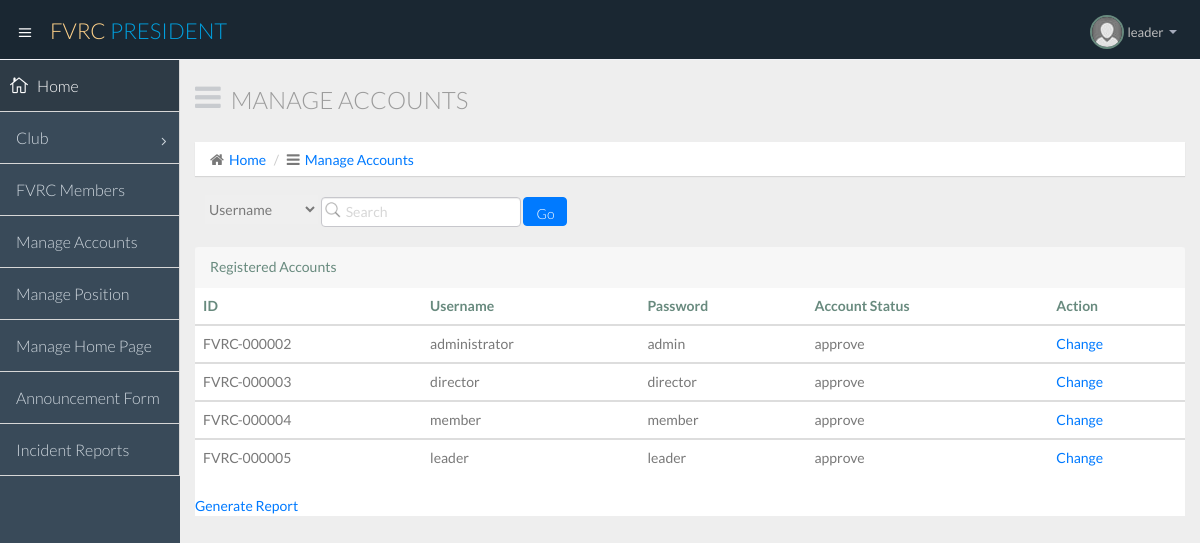
Screenshot of /manage_accounts.php (signed in) with the database file from the repository.
### tables this page shows
CREATE TABLE IF NOT EXISTS `accounts` (
  `id_no` varchar(15) NOT NULL,
  `username` varchar(25) NOT NULL,
  `password` varchar(25) NOT NULL,
  `account_status` varchar(25) NOT NULL,
  `position` text NOT NULL,
  `club_name` varchar(25) NOT NULL
);

### manage_accounts.php (the view, shortened to what this page needs)
<!DOCTYPE html>
<html lang="en">
  <head>
    <link href="css/bootstrap.min.css" rel="stylesheet">
    <link href="css/bootstrap-theme.css" rel="stylesheet">
    <link href="css/elegant-icons-style.css" rel="stylesheet" />
    <link href="css/font-awesome.min.css" rel="stylesheet" />
    <link href="css/style.css" rel="stylesheet">
    <link href="css/style-responsive.css" rel="stylesheet" />
  </head>
  <body>
  <section id="container" class="">
    <?php include'header_navigator_user.php'; ?>
    <?php include'sidebar_president.php'; ?>
      <section id="main-content">
          <section class="wrapper">
		  <div class="row">
				<div class="col-lg-12">
					<h3 class="page-header"><i class="fa fa fa-bars"></i> Manage Accounts</h3>
					<ol class="breadcrumb">
						<li><i class="fa fa-home"></i><a href="fvrc_president_login.php">Home</a></li>
						<li><i class="fa fa-bars"></i><a href="manage_accounts.php">Manage Accounts</a></li>
					</ol>
				</div>
			</div>
                <ul class="nav top-menu">
                    <li>
                        <form class="navbar-form" action="<?php echo $_SERVER['PHP_SELF']?>" method="POST">
                           <select name="category" style="height: 29px; border: 1px grey;">
							<option value="username">Username</option>
							</select>
						   <input class="form-control" placeholder="Search" type="text" name="keyword">
                           <input class="btn btn-primary" style="height: 29px;" type="submit" value="Go" name="searching">
                        </form>
                    </li>
                </ul>
			  <br>
			   <header class="panel-heading">
                            Registered Accounts
							<?php
							if(isset($_POST['searching'])){
								$query1=mysql_query("SELECT * from `accounts` where `$_POST[category]` = '$_POST[keyword]'");
								$_SESSION['category']=$_POST['category'];
								$_SESSION['keyword']=$_POST['keyword'];
								$location="print_manage_accounts2.php";
							}else{
								$query1=mysql_query("SELECT * from `accounts`");
							}
							?>
                          </header>
                          <div style="background-color: white;" class="table-responsive">
                            <table class="table">
                              <thead>
                                <tr>
                                  <th>ID</th>
                                  <th>Username</th>
                                  <th>Password</th>
                                  <th>Account Status</th>
                                  <th>Action</th>
                                </tr>
                              </thead>
							  <?php
								while($row=mysql_fetch_array($query1)){
								?>
                              <tbody>
                                <tr>
                                  <td><?php  echo $row['id_no']; ?></td>
                                  <td><?php echo $row['username']; ?></td>
                                  <td><?php echo $row['password']; ?></td>
                                  <td><?php echo $row['account_status']; ?></td>
                               <?php  echo '<td class="td2">'."<a href='approve_accounts.php?id=".$row['id_no']."'>Change</a>".'</td>' ?>
                                </tr>
								 </tbody>
							<?php
							}
							?>
                            </table>
							<?php
								if(isset($_POST['searching'])){
							?>
								<a href="print_all_FVRC_members2.php">Generate Report</a>
							<?php
								}else{
							?>
								 <a href="print_manage_accounts.php">Generate Report</a>
							<?php
								}
							?>
                          </div>
                      </section>
          </section>
      </section>
  </body>
</html>

### rows the page displays
accounts: id_no "FVRC-000002", username "administrator", password "admin", account_status "approve"
accounts: id_no "FVRC-000003", username "director", password "director", account_status "approve"
accounts: id_no "FVRC-000004", username "member", password "member", account_status "approve"
accounts: id_no "FVRC-000005", username "leader", password "leader", account_status "approve"

### other values shown
$_SESSION['SESS_FIRST_NAME'] "leader"
